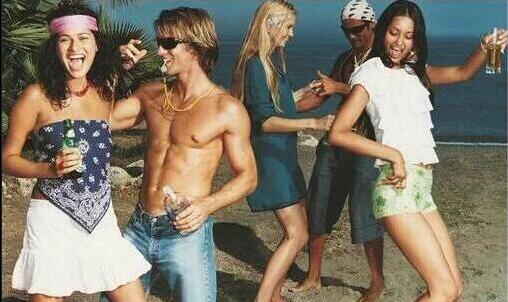
//> input picture original.jpg, 508 x 302 px
$ ./main   (built with g++ and OpenCV 4)
//> lines starting //> are read from the running program, lines starting //| are printed output that depends on the picture
#include "opencv2/imgproc/imgproc.hpp"
#include "opencv2/highgui/highgui.hpp"

#include<iostream>

using namespace std;
using namespace cv;


int DELAY_CAPTION = 1500;
int DELAY_BLUR = 600;
int MAX_KERNEL_LENGTH = 31;

Mat src; Mat dst;
char window_name[] = "Filter Demo 1";

int display_caption( char* caption );
int display_dst( int delay );


 int main( int argc, char** argv )
 {
   namedWindow( window_name, CV_WINDOW_AUTOSIZE );

   src = imread("original.jpg");
//> src is the input picture: 302 rows x 508 cols, CV_8UC3; mean B, G, R 103.5, 119.5, 128.5

   if( display_caption( "Original Image" ) != 0 ) { return 0; }

   dst = src.clone();
   if( display_dst( DELAY_CAPTION ) != 0 ) { return 0; }


   if( display_caption( "Homogeneous Blur" ) != 0 ) { return 0; }

   for ( int i = 1; i < MAX_KERNEL_LENGTH; i = i + 2 )
       { blur( src, dst, Size( i, i ), Point(-1,-1) );
         if( display_dst( DELAY_BLUR ) != 0 ) { return 0; } }
//> this loop made 15 passes
//> pass 2, `{ blur( src, dst, Size( i, i ), Point(-1,-1) );`:
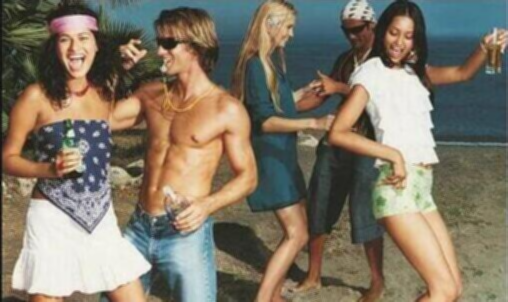
//> dst: 302 rows x 508 cols, CV_8UC3; mean B, G, R 103.5, 119.5, 128.5
//> after the loop:
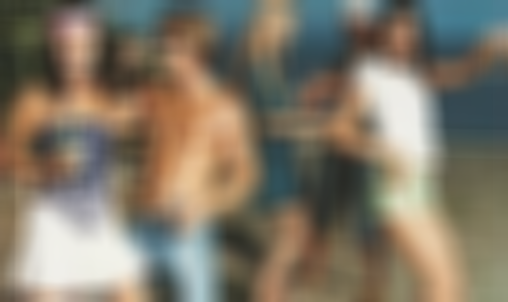
//> dst: 302 rows x 508 cols, CV_8UC3; mean B, G, R 103.5, 119.6, 128.5

    if( display_caption( "Gaussian Blur" ) != 0 ) { return 0; }

    for ( int i = 1; i < MAX_KERNEL_LENGTH; i = i + 2 )
        { GaussianBlur( src, dst, Size( i, i ), 0, 0 );
          if( display_dst( DELAY_BLUR ) != 0 ) { return 0; } }
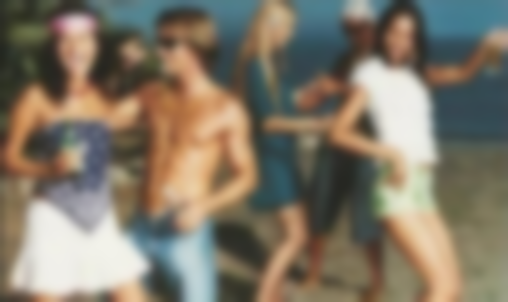
//> dst: 302 rows x 508 cols, CV_8UC3; mean B, G, R 103.5, 119.6, 128.5

     if( display_caption( "Median Blur" ) != 0 ) { return 0; }

     for ( int i = 1; i < MAX_KERNEL_LENGTH; i = i + 2 )
         { medianBlur ( src, dst, i );
           if( display_dst( DELAY_BLUR ) != 0 ) { return 0; } }
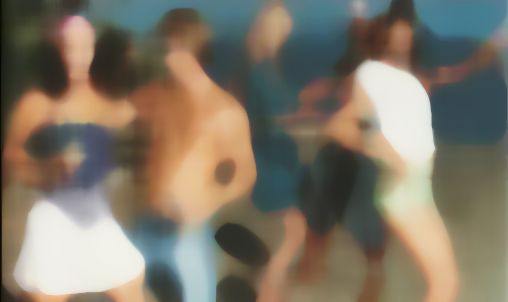
//> dst: 302 rows x 508 cols, CV_8UC3; mean B, G, R 103.2, 118.7, 127.5

     if( display_caption( "Bilateral Blur" ) != 0 ) { return 0; }

     for ( int i = 1; i < MAX_KERNEL_LENGTH; i = i + 2 )
         { bilateralFilter ( src, dst, i, i*2, i/2 );
           if( display_dst( DELAY_BLUR ) != 0 ) { return 0; } }

     display_caption( "End: Press a key!" );

     waitKey(0);
     return 0;
 }

 int display_caption( char* caption )
 {
   dst = Mat::zeros( src.size(), src.type() );
   putText( dst, caption,
            Point( src.cols/4, src.rows/2),
            CV_FONT_HERSHEY_COMPLEX, 1, Scalar(255, 255, 255) );


   imshow( window_name, dst );
   int c = waitKey( DELAY_CAPTION );
   if( c >= 0 ) { return -1; }
   return 0;
  }

  int display_dst( int delay )
  {
    imshow( window_name, dst );
    int c = waitKey ( delay );
    if( c >= 0 ) { return -1; }
    return 0;
  }
